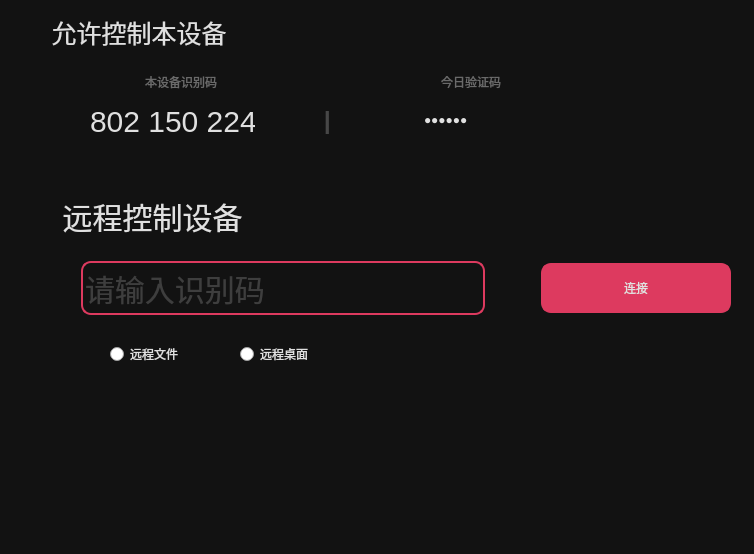
<?xml version="1.0" encoding="UTF-8"?>
<ui version="4.0">
 <class>CLoginWidget</class>
 <widget class="QWidget" name="CLoginWidget">
  <property name="geometry">
   <rect>
    <x>0</x>
    <y>0</y>
    <width>754</width>
    <height>554</height>
   </rect>
  </property>
  <property name="minimumSize">
   <size>
    <width>754</width>
    <height>554</height>
   </size>
  </property>
  <property name="maximumSize">
   <size>
    <width>754</width>
    <height>554</height>
   </size>
  </property>
  <property name="windowTitle">
   <string>Form</string>
  </property>
  <property name="styleSheet">
   <string notr="true">#CLoginWidget{
background-color:rgb(18,18,18);
}</string>
  </property>
  <widget class="QWidget" name="widget" native="true">
   <property name="geometry">
    <rect>
     <x>10</x>
     <y>0</y>
     <width>741</width>
     <height>64</height>
    </rect>
   </property>
   <property name="minimumSize">
    <size>
     <width>741</width>
     <height>64</height>
    </size>
   </property>
   <property name="maximumSize">
    <size>
     <width>741</width>
     <height>64</height>
    </size>
   </property>
   <layout class="QVBoxLayout" name="verticalLayout">
    <item>
     <widget class="QLabel" name="label">
      <property name="minimumSize">
       <size>
        <width>0</width>
        <height>0</height>
       </size>
      </property>
      <property name="maximumSize">
       <size>
        <width>16777215</width>
        <height>16777215</height>
       </size>
      </property>
      <property name="styleSheet">
       <string notr="true">#label{
 font-size:25px;
 color:rgb(224,224,224);
 
}</string>
      </property>
      <property name="text">
       <string>      允许控制本设备</string>
      </property>
     </widget>
    </item>
   </layout>
  </widget>
  <widget class="QWidget" name="widget_4" native="true">
   <property name="geometry">
    <rect>
     <x>10</x>
     <y>60</y>
     <width>701</width>
     <height>91</height>
    </rect>
   </property>
   <property name="minimumSize">
    <size>
     <width>701</width>
     <height>91</height>
    </size>
   </property>
   <property name="maximumSize">
    <size>
     <width>701</width>
     <height>91</height>
    </size>
   </property>
   <layout class="QVBoxLayout" name="verticalLayout_2">
    <item>
     <widget class="QWidget" name="widget_2" native="true">
      <property name="minimumSize">
       <size>
        <width>701</width>
        <height>0</height>
       </size>
      </property>
      <property name="maximumSize">
       <size>
        <width>701</width>
        <height>16777215</height>
       </size>
      </property>
      <layout class="QHBoxLayout" name="horizontalLayout">
       <item>
        <spacer name="horizontalSpacer">
         <property name="orientation">
          <enum>Qt::Horizontal</enum>
         </property>
         <property name="sizeHint" stdset="0">
          <size>
           <width>20</width>
           <height>16</height>
          </size>
         </property>
        </spacer>
       </item>
       <item>
        <widget class="QLabel" name="label_2">
         <property name="styleSheet">
          <string notr="true">#label_2{
color:rgb(106,106,106);
}</string>
         </property>
         <property name="text">
          <string>本设备识别码</string>
         </property>
        </widget>
       </item>
       <item>
        <spacer name="horizontalSpacer_2">
         <property name="orientation">
          <enum>Qt::Horizontal</enum>
         </property>
         <property name="sizeHint" stdset="0">
          <size>
           <width>218</width>
           <height>16</height>
          </size>
         </property>
        </spacer>
       </item>
       <item>
        <widget class="QLabel" name="label_3">
         <property name="styleSheet">
          <string notr="true">#label_3{
color:rgb(106,106,106);
}</string>
         </property>
         <property name="text">
          <string>今日验证码</string>
         </property>
        </widget>
       </item>
       <item>
        <spacer name="horizontalSpacer_3">
         <property name="orientation">
          <enum>Qt::Horizontal</enum>
         </property>
         <property name="sizeHint" stdset="0">
          <size>
           <width>201</width>
           <height>16</height>
          </size>
         </property>
        </spacer>
       </item>
      </layout>
     </widget>
    </item>
    <item>
     <widget class="QWidget" name="widget_3" native="true">
      <property name="minimumSize">
       <size>
        <width>701</width>
        <height>0</height>
       </size>
      </property>
      <property name="maximumSize">
       <size>
        <width>701</width>
        <height>16777215</height>
       </size>
      </property>
      <widget class="QLabel" name="label_4">
       <property name="geometry">
        <rect>
         <x>80</x>
         <y>0</y>
         <width>165</width>
         <height>25</height>
        </rect>
       </property>
       <property name="minimumSize">
        <size>
         <width>165</width>
         <height>25</height>
        </size>
       </property>
       <property name="maximumSize">
        <size>
         <width>165</width>
         <height>25</height>
        </size>
       </property>
       <property name="styleSheet">
        <string notr="true">#label_4{
color:rgb(224,224,224);
font-size:30px;
}</string>
       </property>
       <property name="text">
        <string>802 150 224</string>
       </property>
      </widget>
      <widget class="QLabel" name="label_5">
       <property name="geometry">
        <rect>
         <x>260</x>
         <y>0</y>
         <width>21</width>
         <height>23</height>
        </rect>
       </property>
       <property name="text">
        <string/>
       </property>
       <property name="pixmap">
        <pixmap resource="res.qrc">:/IconLoginNum.png</pixmap>
       </property>
      </widget>
      <widget class="QLabel" name="label_6">
       <property name="geometry">
        <rect>
         <x>300</x>
         <y>0</y>
         <width>51</width>
         <height>25</height>
        </rect>
       </property>
       <property name="minimumSize">
        <size>
         <width>51</width>
         <height>25</height>
        </size>
       </property>
       <property name="maximumSize">
        <size>
         <width>51</width>
         <height>25</height>
        </size>
       </property>
       <property name="styleSheet">
        <string notr="true">#label_6{
color:rgb(71,71,71);
font-size:25px;
font-weight:bold;
}</string>
       </property>
       <property name="text">
        <string>  | </string>
       </property>
      </widget>
      <widget class="QLineEdit" name="lineEdit">
       <property name="geometry">
        <rect>
         <x>410</x>
         <y>0</y>
         <width>101</width>
         <height>21</height>
        </rect>
       </property>
       <property name="minimumSize">
        <size>
         <width>101</width>
         <height>21</height>
        </size>
       </property>
       <property name="maximumSize">
        <size>
         <width>101</width>
         <height>21</height>
        </size>
       </property>
       <property name="styleSheet">
        <string notr="true">#lineEdit{
background-color:rgba(0,0,0,0);
color:rgb(224,224,224);
border:2px solid rgb(18,18,18);
}</string>
       </property>
       <property name="text">
        <string>123456</string>
       </property>
       <property name="echoMode">
        <enum>QLineEdit::PasswordEchoOnEdit</enum>
       </property>
       <property name="readOnly">
        <bool>true</bool>
       </property>
      </widget>
      <widget class="QLabel" name="label_7">
       <property name="geometry">
        <rect>
         <x>520</x>
         <y>0</y>
         <width>31</width>
         <height>16</height>
        </rect>
       </property>
       <property name="text">
        <string/>
       </property>
       <property name="pixmap">
        <pixmap resource="res.qrc">:/IconLoginSee.png</pixmap>
       </property>
      </widget>
     </widget>
    </item>
   </layout>
  </widget>
  <widget class="QWidget" name="widget_5" native="true">
   <property name="geometry">
    <rect>
     <x>10</x>
     <y>190</y>
     <width>723</width>
     <height>52</height>
    </rect>
   </property>
   <property name="minimumSize">
    <size>
     <width>701</width>
     <height>0</height>
    </size>
   </property>
   <layout class="QHBoxLayout" name="horizontalLayout_2">
    <item>
     <widget class="QLabel" name="label_8">
      <property name="minimumSize">
       <size>
        <width>701</width>
        <height>0</height>
       </size>
      </property>
      <property name="maximumSize">
       <size>
        <width>701</width>
        <height>16777215</height>
       </size>
      </property>
      <property name="styleSheet">
       <string notr="true">#label_8{
color:rgb(224,224,224);
font-size:30px;
}</string>
      </property>
      <property name="text">
       <string>     远程控制设备</string>
      </property>
     </widget>
    </item>
   </layout>
  </widget>
  <widget class="QWidget" name="widget_6" native="true">
   <property name="geometry">
    <rect>
     <x>30</x>
     <y>250</y>
     <width>701</width>
     <height>76</height>
    </rect>
   </property>
   <property name="minimumSize">
    <size>
     <width>701</width>
     <height>0</height>
    </size>
   </property>
   <property name="maximumSize">
    <size>
     <width>701</width>
     <height>16777215</height>
    </size>
   </property>
   <layout class="QHBoxLayout" name="horizontalLayout_3">
    <item>
     <spacer name="horizontalSpacer_5">
      <property name="orientation">
       <enum>Qt::Horizontal</enum>
      </property>
      <property name="sizeHint" stdset="0">
       <size>
        <width>44</width>
        <height>20</height>
       </size>
      </property>
     </spacer>
    </item>
    <item>
     <widget class="QLineEdit" name="lineEdit_2">
      <property name="styleSheet">
       <string notr="true">#lineEdit_2{
border: 2px solid rgb(221,58,95);
width: 400px;
height: 50px;
background-color:rgb(18,18,18);
border-radius:10px;
color:rgb(106,106,106);
font-size:30px;
}</string>
      </property>
      <property name="placeholderText">
       <string>请输入识别码</string>
      </property>
     </widget>
    </item>
    <item>
     <spacer name="horizontalSpacer_4">
      <property name="orientation">
       <enum>Qt::Horizontal</enum>
      </property>
      <property name="sizeHint" stdset="0">
       <size>
        <width>14</width>
        <height>20</height>
       </size>
      </property>
     </spacer>
    </item>
    <item>
     <widget class="QPushButton" name="pushButton">
      <property name="minimumSize">
       <size>
        <width>190</width>
        <height>50</height>
       </size>
      </property>
      <property name="maximumSize">
       <size>
        <width>190</width>
        <height>50</height>
       </size>
      </property>
      <property name="styleSheet">
       <string notr="true">#pushButton{
color:rgb(224,224,224);
widht:190px;
height:50px;
border:2px solid rgb(221,58,95);
background-color:rgb(221,58,95);
border-radius:10px;
}</string>
      </property>
      <property name="text">
       <string>连接</string>
      </property>
     </widget>
    </item>
   </layout>
  </widget>
  <widget class="QWidget" name="widget_7" native="true">
   <property name="geometry">
    <rect>
     <x>30</x>
     <y>330</y>
     <width>701</width>
     <height>72</height>
    </rect>
   </property>
   <property name="minimumSize">
    <size>
     <width>701</width>
     <height>0</height>
    </size>
   </property>
   <property name="maximumSize">
    <size>
     <width>701</width>
     <height>16777215</height>
    </size>
   </property>
   <widget class="QGroupBox" name="groupBox">
    <property name="geometry">
     <rect>
      <x>80</x>
      <y>10</y>
      <width>345</width>
      <height>50</height>
     </rect>
    </property>
    <property name="styleSheet">
     <string notr="true">#groupBox{
border:none;
}</string>
    </property>
    <property name="title">
     <string/>
    </property>
    <widget class="QRadioButton" name="radioButton">
     <property name="geometry">
      <rect>
       <x>130</x>
       <y>0</y>
       <width>95</width>
       <height>28</height>
      </rect>
     </property>
     <property name="styleSheet">
      <string notr="true">#radioButton{
color:rgb(224,224,224);
}

#radioButton:indicator:unchecked{
image:url(:/IconRadio.png);
}
#radioButton:indicator:checked{
image:url(:/IconRadio2.png);
}


#radioButton:hover{
color:rgb(221,52,84);
}

</string>
     </property>
     <property name="text">
      <string>远程桌面</string>
     </property>
    </widget>
    <widget class="QRadioButton" name="radioButton_2">
     <property name="geometry">
      <rect>
       <x>0</x>
       <y>0</y>
       <width>95</width>
       <height>28</height>
      </rect>
     </property>
     <property name="styleSheet">
      <string notr="true">#radioButton_2{
color:rgb(224,224,224);
}

#radioButton_2:indicator:unchecked{
image:url(:/IconRadio.png);
}

#radioButton_2:indicator:checked{
image:url(:/IconRadio2.png);
}

#radioButton_2:hover{
color:rgb(221,52,84);
}</string>
     </property>
     <property name="text">
      <string>远程文件</string>
     </property>
    </widget>
   </widget>
  </widget>
 </widget>
 <resources>
  <include location="res.qrc"/>
 </resources>
 <connections/>
</ui>
